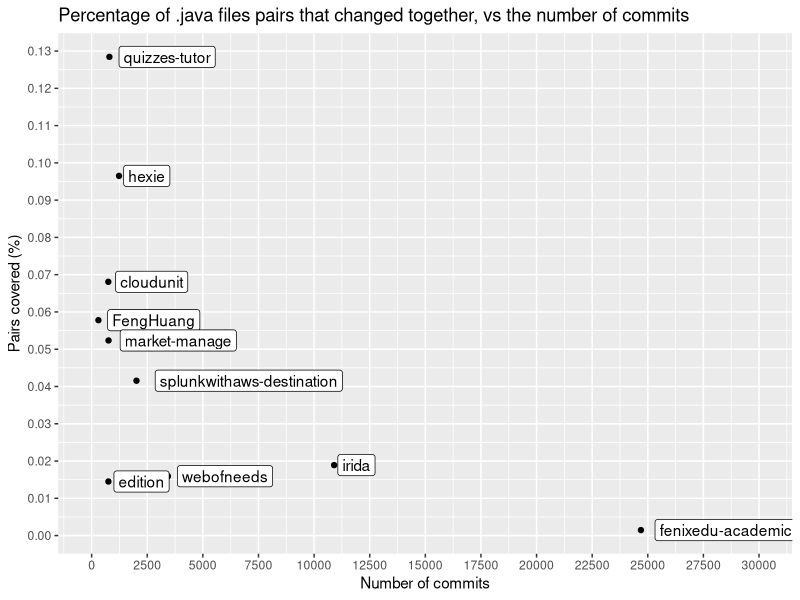
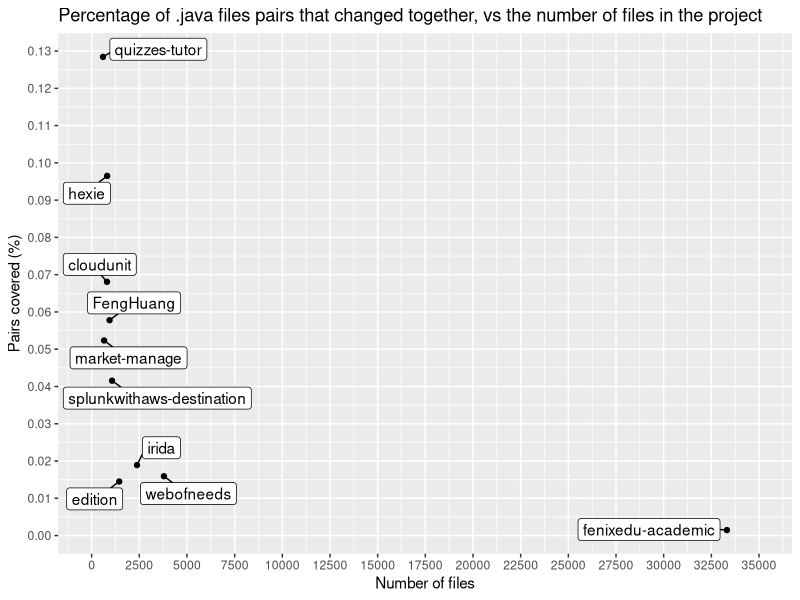
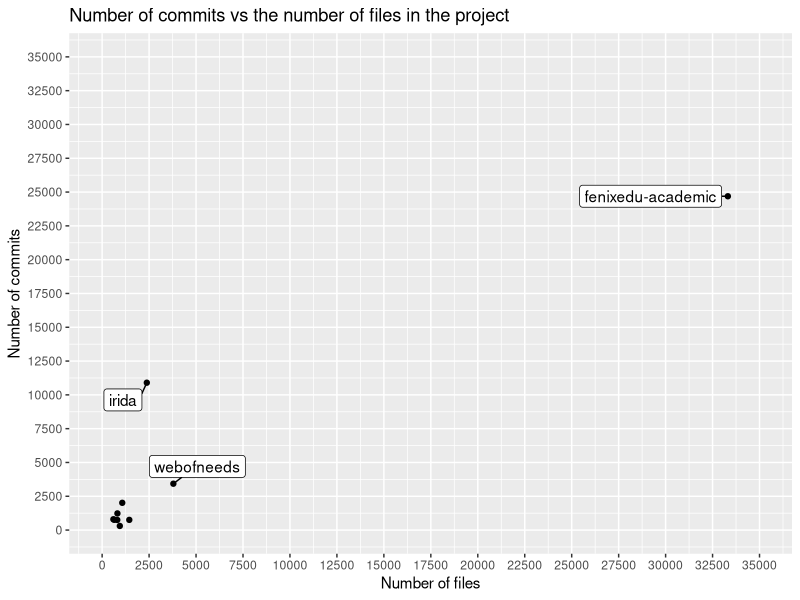
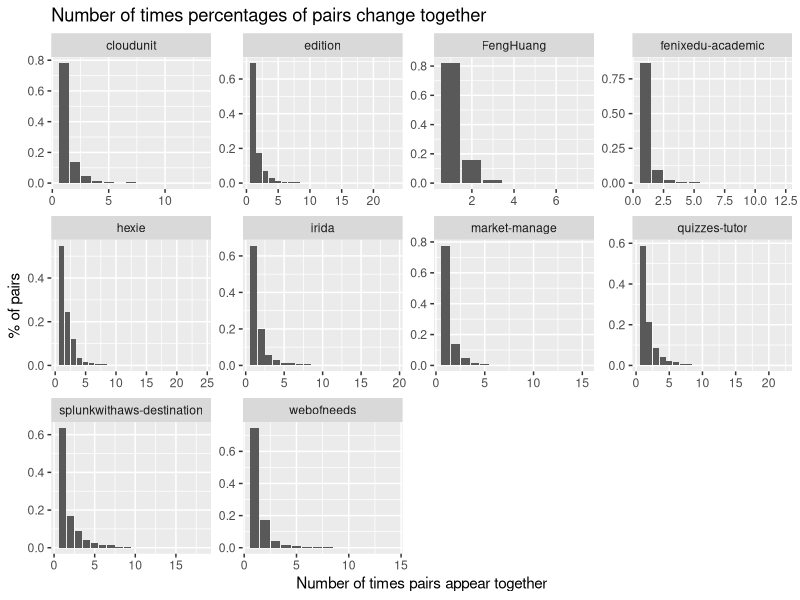

The R script that drew these images, in order: (Note: this script raises an error after producing the figures.)
# Graphical analysis of some characteristics of repos and results of the
# simpler logical coupling.

library(ggplot2)
library(ggrepel)

data <- read.csv("../data/logical-coupling-comparison-data.csv")
pairs_frequency_data <- read.csv("../data/pairs-frequencies.csv")

# Plot covered pairs against the number of selected commits
pairs_covered_in_percentage <- data$pairs_covered/data$total_pairs
ggplot(data, aes(x=ncommits, y=pairs_covered_in_percentage, label=name)) +
  geom_point() +
  geom_label(hjust=-0.1) +
  scale_x_continuous(n.breaks = 15, limits = c(0, 30000)) +
  scale_y_continuous(n.breaks = 15) +
  ylab("Pairs covered (%)") +
  xlab("Number of commits") +
  ggtitle("Percentage of .java files pairs that changed together, vs the number of commits")

# Plot covered pairs against the number of files
ggplot(data, aes(x=nfiles, y=pairs_covered_in_percentage, label=name)) +
  geom_point() +
  geom_label_repel(min.segment.length = 0) +
  scale_x_continuous(n.breaks = 15, limits = c(0, 35000)) +
  scale_y_continuous(n.breaks = 15) +
  ylab("Pairs covered (%)") +
  xlab("Number of files") +
  ggtitle("Percentage of .java files pairs that changed together, vs the number of files in the project")

# Plot number of files vs number of commits
ggplot(data, aes(x=nfiles, y=ncommits, label=name)) +
  geom_point() +
  geom_label_repel(min.segment.length = 0) +
  scale_x_continuous(n.breaks = 15, limits = c(0, 35000)) +
  scale_y_continuous(n.breaks = 15, limits = c(0, 35000)) +
  ylab("Number of commits") +
  xlab("Number of files") +
  ggtitle("Number of commits vs the number of files in the project")


# Plot the frequency of pairs
ggplot(pairs_frequency_data[pairs_frequency_data$count > 0.0001,], aes(x=frequency, y=count)) +
  geom_bar(stat="identity") +
  facet_wrap(~name, scales="free") +
  xlab("Number of times pairs appear together") +
  ylab("% of pairs") +
  ggtitle("Number of times percentages of pairs change together")
# pairs_frequency_expanded <- pairs_frequency_data[rep(row.names(pairs_frequency_data), pairs_frequency_data$count), 1:2]
# ggplot(pairs_frequency_data, aes(x=name,y=frequency)) +
#   geom_boxplot() +
#   facet_wrap(~name, scales="free")

# Plot the pairs that show up once and more than once, for each project

# Reorganize data so that we have the occurrences in different rows rather than in different columns
total_data_pivoted <- tidyr::pivot_longer(data, cols=c('total_pairs', 'pairs_occurring_once', 'pairs_occurring_more_than_once'), names_to='variable', 
                           values_to="value")
changing_pairs_pivoted <- tidyr::pivot_longer(data, cols=c('pairs_occurring_once', 'pairs_occurring_more_than_once'), names_to='variable', 
                          values_to="value")

ggplot(data_pivoted, aes(x=name, y=value, fill=variable)) +
  geom_bar(stat='identity', position='fill') + # change position to "dodge" for grouped bar chart
  ylab("Percentage of pairs that change together") +
  xlab("Project name") +
  scale_fill_discrete(name = "Legend:", labels = c("Changed together more\n than once", "Changed together once", "Never changed together")) +
  ggtitle("Percentage of pairs that change together just once,\nmore than once, and never") +
  theme(axis.text.x = element_text(angle = 45, hjust=1))

ggplot(changing_pairs_pivoted, aes(x=name, y=value, fill=variable)) +
  geom_bar(stat='identity', position='fill') + # change position to "dodge" for grouped bar chart
  ylab("Percentage of pairs that change together") +
  xlab("Project name") +
  scale_fill_discrete(name = "Legend:", labels = c("Changed together more\n than once", "Changed together once")) +
  ggtitle("Percentage of pairs that change together just once,\nand more than once") +
  theme(axis.text.x = element_text(angle = 45, hjust=1))
